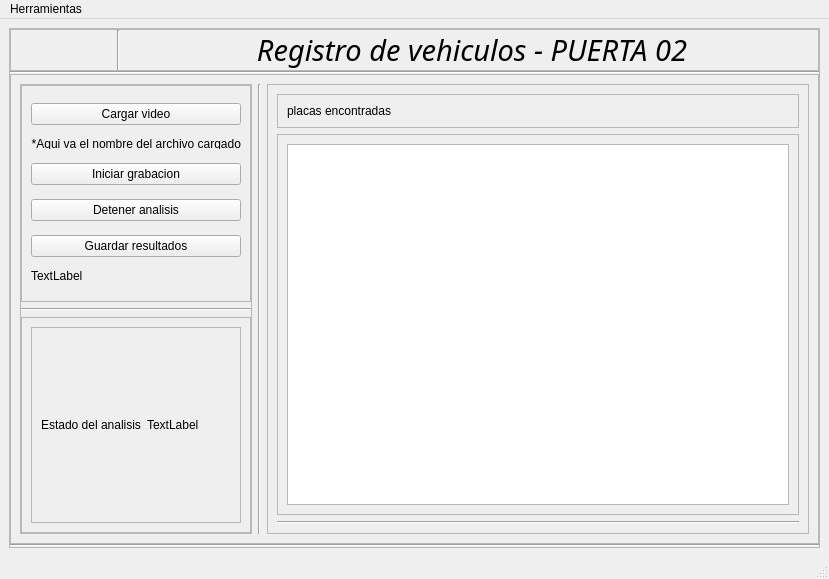
<?xml version="1.0" encoding="UTF-8"?>
<ui version="4.0">
 <class>MainWindow</class>
 <widget class="QMainWindow" name="MainWindow">
  <property name="geometry">
   <rect>
    <x>0</x>
    <y>0</y>
    <width>829</width>
    <height>579</height>
   </rect>
  </property>
  <property name="windowTitle">
   <string>MainWindow</string>
  </property>
  <widget class="QWidget" name="centralwidget">
   <layout class="QHBoxLayout" name="horizontalLayout">
    <item>
     <widget class="QFrame" name="frame">
      <property name="sizePolicy">
       <sizepolicy hsizetype="Expanding" vsizetype="Expanding">
        <horstretch>0</horstretch>
        <verstretch>0</verstretch>
       </sizepolicy>
      </property>
      <property name="maximumSize">
       <size>
        <width>900</width>
        <height>900</height>
       </size>
      </property>
      <property name="frameShape">
       <enum>QFrame::StyledPanel</enum>
      </property>
      <property name="frameShadow">
       <enum>QFrame::Raised</enum>
      </property>
      <layout class="QVBoxLayout" name="verticalLayout">
       <property name="spacing">
        <number>0</number>
       </property>
       <property name="leftMargin">
        <number>0</number>
       </property>
       <property name="topMargin">
        <number>0</number>
       </property>
       <property name="rightMargin">
        <number>0</number>
       </property>
       <property name="bottomMargin">
        <number>0</number>
       </property>
       <item>
        <widget class="QFrame" name="frame_2">
         <property name="maximumSize">
          <size>
           <width>16777215</width>
           <height>50</height>
          </size>
         </property>
         <property name="frameShape">
          <enum>QFrame::StyledPanel</enum>
         </property>
         <property name="frameShadow">
          <enum>QFrame::Raised</enum>
         </property>
         <layout class="QHBoxLayout" name="horizontalLayout_3">
          <property name="leftMargin">
           <number>0</number>
          </property>
          <property name="topMargin">
           <number>0</number>
          </property>
          <property name="rightMargin">
           <number>0</number>
          </property>
          <property name="bottomMargin">
           <number>0</number>
          </property>
          <item>
           <widget class="QLabel" name="label_2">
            <property name="maximumSize">
             <size>
              <width>100</width>
              <height>16777215</height>
             </size>
            </property>
            <property name="text">
             <string/>
            </property>
            <property name="pixmap">
             <pixmap>UNT logo.png</pixmap>
            </property>
            <property name="scaledContents">
             <bool>true</bool>
            </property>
           </widget>
          </item>
          <item>
           <widget class="Line" name="line_5">
            <property name="orientation">
             <enum>Qt::Vertical</enum>
            </property>
           </widget>
          </item>
          <item>
           <widget class="QLabel" name="label_3">
            <property name="font">
             <font>
              <family>Swis721 Blk BT</family>
              <pointsize>22</pointsize>
              <italic>true</italic>
             </font>
            </property>
            <property name="frameShadow">
             <enum>QFrame::Plain</enum>
            </property>
            <property name="text">
             <string>Registro de vehiculos - PUERTA 02</string>
            </property>
            <property name="alignment">
             <set>Qt::AlignCenter</set>
            </property>
           </widget>
          </item>
         </layout>
        </widget>
       </item>
       <item>
        <widget class="Line" name="line_7">
         <property name="orientation">
          <enum>Qt::Horizontal</enum>
         </property>
        </widget>
       </item>
       <item>
        <widget class="QFrame" name="frame_3">
         <property name="frameShape">
          <enum>QFrame::StyledPanel</enum>
         </property>
         <property name="frameShadow">
          <enum>QFrame::Raised</enum>
         </property>
         <layout class="QHBoxLayout" name="horizontalLayout_2">
          <item>
           <widget class="QFrame" name="frame_4">
            <property name="maximumSize">
             <size>
              <width>250</width>
              <height>16777215</height>
             </size>
            </property>
            <property name="frameShape">
             <enum>QFrame::StyledPanel</enum>
            </property>
            <property name="frameShadow">
             <enum>QFrame::Raised</enum>
            </property>
            <layout class="QVBoxLayout" name="verticalLayout_2">
             <property name="leftMargin">
              <number>0</number>
             </property>
             <property name="topMargin">
              <number>0</number>
             </property>
             <property name="rightMargin">
              <number>0</number>
             </property>
             <property name="bottomMargin">
              <number>0</number>
             </property>
             <item>
              <widget class="QFrame" name="frame_6">
               <property name="maximumSize">
                <size>
                 <width>16777215</width>
                 <height>250</height>
                </size>
               </property>
               <property name="frameShape">
                <enum>QFrame::StyledPanel</enum>
               </property>
               <property name="frameShadow">
                <enum>QFrame::Raised</enum>
               </property>
               <layout class="QVBoxLayout" name="verticalLayout_5">
                <item>
                 <widget class="QPushButton" name="pushButton_4">
                  <property name="text">
                   <string>Cargar video</string>
                  </property>
                 </widget>
                </item>
                <item>
                 <widget class="QLabel" name="label_6">
                  <property name="enabled">
                   <bool>true</bool>
                  </property>
                  <property name="maximumSize">
                   <size>
                    <width>16777215</width>
                    <height>10</height>
                   </size>
                  </property>
                  <property name="text">
                   <string>*Aqui va el nombre del archivo cargado</string>
                  </property>
                  <property name="alignment">
                   <set>Qt::AlignRight|Qt::AlignTrailing|Qt::AlignVCenter</set>
                  </property>
                 </widget>
                </item>
                <item>
                 <widget class="QPushButton" name="pushButton_3">
                  <property name="text">
                   <string>Iniciar grabacion</string>
                  </property>
                 </widget>
                </item>
                <item>
                 <widget class="QPushButton" name="pushButton_6">
                  <property name="text">
                   <string>Detener analisis</string>
                  </property>
                 </widget>
                </item>
                <item>
                 <widget class="QPushButton" name="pushButton_5">
                  <property name="text">
                   <string>Guardar resultados</string>
                  </property>
                 </widget>
                </item>
                <item>
                 <widget class="QLabel" name="label_7">
                  <property name="maximumSize">
                   <size>
                    <width>1600000</width>
                    <height>10</height>
                   </size>
                  </property>
                  <property name="text">
                   <string>TextLabel</string>
                  </property>
                 </widget>
                </item>
               </layout>
              </widget>
             </item>
             <item>
              <widget class="Line" name="line_2">
               <property name="orientation">
                <enum>Qt::Horizontal</enum>
               </property>
              </widget>
             </item>
             <item>
              <widget class="QFrame" name="frame_8">
               <property name="frameShape">
                <enum>QFrame::StyledPanel</enum>
               </property>
               <property name="frameShadow">
                <enum>QFrame::Raised</enum>
               </property>
               <layout class="QHBoxLayout" name="horizontalLayout_4">
                <item>
                 <widget class="QFrame" name="frame_10">
                  <property name="frameShape">
                   <enum>QFrame::StyledPanel</enum>
                  </property>
                  <property name="frameShadow">
                   <enum>QFrame::Raised</enum>
                  </property>
                  <layout class="QHBoxLayout" name="horizontalLayout_5">
                   <item>
                    <widget class="QLabel" name="label">
                     <property name="text">
                      <string>Estado del analisis</string>
                     </property>
                    </widget>
                   </item>
                   <item>
                    <widget class="QLabel" name="label_5">
                     <property name="text">
                      <string>TextLabel</string>
                     </property>
                    </widget>
                   </item>
                  </layout>
                 </widget>
                </item>
               </layout>
              </widget>
             </item>
            </layout>
           </widget>
          </item>
          <item>
           <widget class="Line" name="line_4">
            <property name="orientation">
             <enum>Qt::Vertical</enum>
            </property>
           </widget>
          </item>
          <item>
           <widget class="QFrame" name="frame_5">
            <property name="frameShape">
             <enum>QFrame::StyledPanel</enum>
            </property>
            <property name="frameShadow">
             <enum>QFrame::Raised</enum>
            </property>
            <layout class="QVBoxLayout" name="verticalLayout_3">
             <item>
              <widget class="QFrame" name="frame_7">
               <property name="maximumSize">
                <size>
                 <width>16777215</width>
                 <height>40</height>
                </size>
               </property>
               <property name="frameShape">
                <enum>QFrame::StyledPanel</enum>
               </property>
               <property name="frameShadow">
                <enum>QFrame::Raised</enum>
               </property>
               <layout class="QVBoxLayout" name="verticalLayout_4">
                <item>
                 <widget class="QLabel" name="label_4">
                  <property name="text">
                   <string>placas encontradas</string>
                  </property>
                 </widget>
                </item>
               </layout>
              </widget>
             </item>
             <item>
              <widget class="QFrame" name="frame_9">
               <property name="frameShape">
                <enum>QFrame::StyledPanel</enum>
               </property>
               <property name="frameShadow">
                <enum>QFrame::Raised</enum>
               </property>
               <layout class="QVBoxLayout" name="verticalLayout_6">
                <item>
                 <widget class="QTableView" name="tableView"/>
                </item>
               </layout>
              </widget>
             </item>
             <item>
              <widget class="Line" name="line">
               <property name="orientation">
                <enum>Qt::Horizontal</enum>
               </property>
              </widget>
             </item>
            </layout>
           </widget>
          </item>
         </layout>
        </widget>
       </item>
       <item>
        <widget class="Line" name="line_3">
         <property name="orientation">
          <enum>Qt::Horizontal</enum>
         </property>
        </widget>
       </item>
      </layout>
     </widget>
    </item>
   </layout>
  </widget>
  <widget class="QMenuBar" name="menubar">
   <property name="geometry">
    <rect>
     <x>0</x>
     <y>0</y>
     <width>829</width>
     <height>21</height>
    </rect>
   </property>
   <widget class="QMenu" name="menushu">
    <property name="title">
     <string>Herramientas</string>
    </property>
    <addaction name="actionguardar"/>
   </widget>
   <addaction name="menushu"/>
  </widget>
  <widget class="QStatusBar" name="statusbar"/>
  <action name="actionguardar">
   <property name="text">
    <string>guardar..</string>
   </property>
  </action>
 </widget>
 <resources/>
 <connections/>
</ui>
